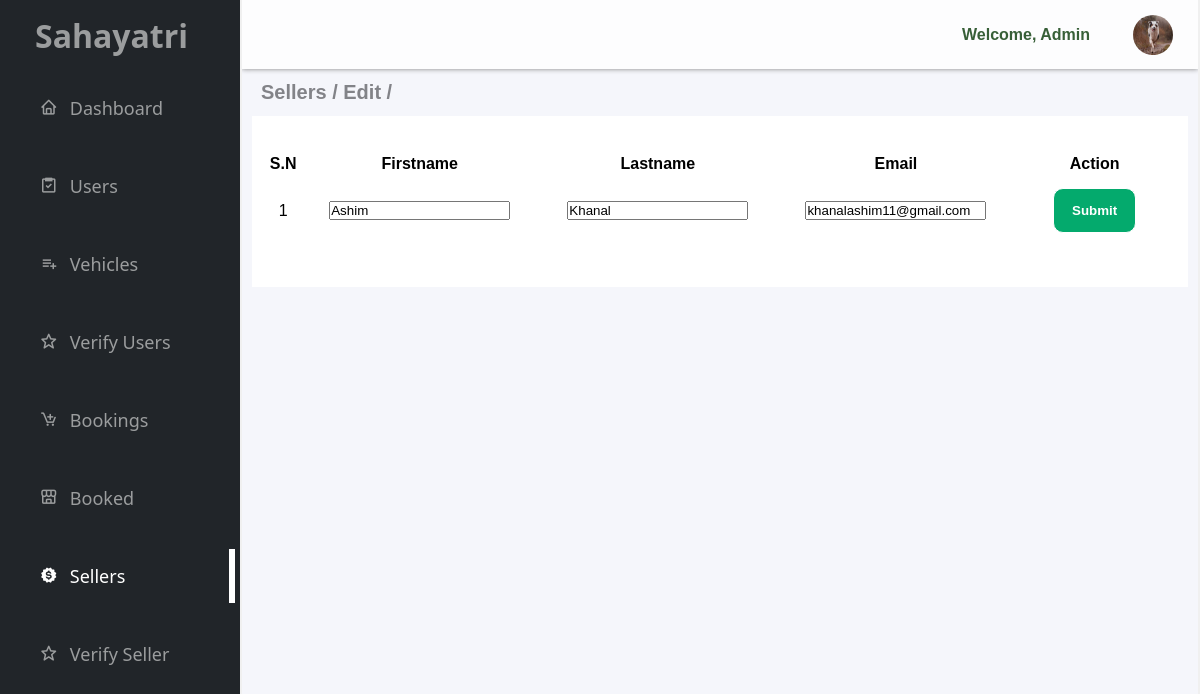
/sahafront/sahaback/seller_edit.php?edit_id=1, run on the app's committed database.
### tables this page shows
CREATE TABLE `seller` (
  `s_id` int(11) NOT NULL,
  `verify_request` varchar(12) NOT NULL,
  `seller_verify` tinyint(12) NOT NULL,
  `firstname` varchar(50) NOT NULL,
  `lastname` varchar(50) NOT NULL,
  `email` varchar(100) NOT NULL,
  `password` varchar(100) NOT NULL,
  `veh_category` int(100) NOT NULL,
  `front_img` varchar(255) NOT NULL,
  `back_img` varchar(255) NOT NULL
);

### sahafront/sahaback/seller_edit.php (the view, shortened to what this page needs)
<!DOCTYPE html>
<html lang="en">
<head>
    <link rel="stylesheet" href="style/style.css">
    <link rel="stylesheet" href="style/dashboard.css">
    <link rel="stylesheet" href="style/users.css">
    <link rel="stylesheet" href="style/vehicle.css">
    <link rel="stylesheet" href="style/bookings.css">
    <link href='https://unpkg.com/boxicons@2.1.4/css/boxicons.min.css' rel='stylesheet'>
</head>
<body>
    <div class="container">
        <div class="sidebar">
            <h1>Sahayatri
            </h1>
            <ul>
                <a href="dashboard.php">
                    <li><i class='bx bx-home'></i>Dashboard</li>
                </a>
                <a href="users.php">
                    <li><i class='bx bx-task'></i>Users</li>
                </a>
                <a href="vehicle.php">
                    <li><i class='bx bx-list-plus'></i>Vehicles</li>
                </a>
                <a href="verify_request.php">
                    <li><i class='bx bx-star'></i>Verify Users</li>
                </a>
                <a href="bookings.php">
                    <li><i class='bx bx-cart-add'></i>Bookings</li>
                </a>
                <a href="booked_vehicles.php">
                    <li><i class='bx bx-store-alt'></i>Booked</li>
                </a>
                <a href="sellers.php">
                    <li id="active"><i class='bx bxs-badge-dollar'></i>Sellers</li>
                </a>
                <a href="verify_seller.php">
                    <li><i class='bx bx-star'></i>Verify Seller</li>
                </a>
            </ul>
        </div>
        <div class="main">
            <div class="vehicle">
                <div class="nav_search">
                    <p>Welcome, Admin</p>
                    <div class="profile_image">
                        <img height="40px" width="40px" src="../profile.jpg" alt="img">
                    </div>
                </div>
                <h1>Sellers / Edit /</h1>
                <div class="vehicle_info">
                    <?php
                    $servername = "localhost";
                    $username = "root";
                    $password = "";
                    $database = "mydb";
                    $conn = new mysqli($servername, $username, $password, $database);
                    ?>
                    <div class='vehicle_container'>
                        <table class='table'>
                            <thead>
                                <tr>
                                    <td scope="col">S.N</td>
                                    <td scope="col">Firstname</td>
                                    <td scope="col">Lastname</td>
                                    <td scope="col">Email</td>
                                    <td scope="col">Action</td>
                                </tr>
                            </thead>
                            <tbody>
                                <?php
                                $id = $_GET['edit_id'];
                                $query = "SELECT * FROM seller WHERE s_id=$id";
                                $result = $conn->query($query);
                                if ($result->num_rows > 0) {
                                    while ($row = $result->fetch_assoc()) {
                                        echo "<form action='seller_edit_process.php?edit_id=" . $id . "' method='post'>";
                                        echo "<tr>";
                                        echo "<td>" . $row['s_id'] . "</td>";
                                        echo "<td><input type='text' name='firstname' value='" . $row['firstname'] . "'></td>";
                                        echo "<td><input type='text' name='lastname' value='" . $row['lastname'] . "'></td>";
                                        echo "<td><input type='email' name='email' value='" . $row['email'] . "'></td>";
                                        echo "<td id='action'><a href=''><button>Submit</button></a>";
                                        echo "</tr></form>";
                                    }
                                }
                                ?>
                            </tbody>
                        </table>
                    </div>
                </div>
            </div>
        </div>
    </div>
</body>
</html>

### sahafront/sahaback/style/style.css (style rules this page uses)
* { margin: 0; padding: 0; }
i { margin-right: 12px; }
.profile_image { cursor: pointer; }
.nav_search { display: flex; flex-direction: row; align-items: center; justify-content: right; gap: 20px; background-color: #ffffffc7; box-shadow: 0px 0px 5px 0px gray; padding: 10px 25px; }
.nav_search p { color: rgba(19, 66, 19, 0.849); margin-top: auto; margin-bottom: auto; font-weight: 600; font-family: 'Franklin Gothic Medium', 'Arial Narrow', Arial, sans-serif; }
.nav_search img { border-radius: 50%; margin-left: 23px; margin-top: 5px; }
.container { display: grid; grid-template-columns: 1fr 4fr; height: 100vh; }
.sidebar { color: #9b9d9e; background-color: #212529; }
.sidebar ul { text-align: left; width: 96%; margin-left: auto; margin-right: auto; }
.sidebar ul a { color: #9b9d9e; text-decoration: none; }
.sidebar h1 { color: #9b9d9e; text-align: left; margin-top: 14px; font-family: 'Segoe UI', Tahoma, Geneva, Verdana, sans-serif; width: 96%; margin-left: 35px; }
.sidebar li { list-style: none; font-size: 18px; margin-top: 24px; margin-left: 35px; font-family: 'Segoe UI', Tahoma, Geneva, Verdana, sans-serif; padding-top: 15px; padding-bottom: 15px; }
#active { color: #ffffff; border-right: 6px solid #ffffff ; }
.main { overflow-y: scroll; border-right: 2px solid #F0F0F0; border-left: 2px solid #F0F0F0; background-color: #f5f6fb; }
.vehicle { width: 100%; height: 100vh; margin-left: auto; margin-right: auto; }
.vehicle h1 { font-family: 'Segoe UI', Tahoma, Geneva, Verdana, sans-serif; color: #404145a2; font-family: 'Franklin Gothic Medium', 'Arial Narrow', Arial, sans-serif; margin-top: 12px; margin-bottom: 12px; margin-left: 19px; font-size: 20px; }
.vehicle_info { display: grid; grid-template-columns: repeat(3,1fr); gap: 10px; background-color: white; width: 98%; margin-left: auto; margin-right: auto; }
.vehicle_container { width: 280px; height: 280px; cursor: pointer; padding: 39px 8px; margin-left: 14px; border-radius: 8px; margin-top: 12px; border: none; }

### sahafront/sahaback/style/dashboard.css (style rules this page uses)
.vehicle_container { display: grid; grid-template-columns: auto auto; width: 90%; margin-left: auto; margin-right: auto; }
.vehicle_info { display: block; height: 380px; }

### sahafront/sahaback/style/users.css (style rules this page uses)
.table { width: 100%; border: 0px solid gray; text-align: center; font-family: Arial, Helvetica, sans-serif; border-collapse: collapse; }
.vehicle_info { display: block; gap: 10px; background-color: white; width: 98%; margin-left: auto; margin-right: auto; }
.vehicle_container { margin-left: auto; margin-right: auto; width: 97%; display: block; height: 280px; cursor: pointer; padding: 39px 8px; border-radius: 8px; margin-top: 12px; border: none; }
#action { display: flex; flex-direction: row; justify-content: center; text-align: center; color: white; padding: 14px 18px; border-radius: 10px; font-family: Arial, Helvetica, sans-serif; border: 1px solid ; cursor: pointer; font-weight: 600; }
td button { text-align: center; color: white; padding: 14px 18px; border-radius: 10px; font-family: Arial, Helvetica, sans-serif; border: 1px solid ; cursor: pointer; font-weight: 600; background-color: #04aa6d; }

### sahafront/sahaback/style/vehicle.css (style rules this page uses)
.vehicle_info { display: block; grid-template-columns: repeat(3,1fr); gap: 10px; background-color: white; width: 98%; height: auto; margin-left: auto; margin-right: auto; }
.vehicle_container { margin-left: auto; margin-right: auto; width: 97%; display: block; height: auto; cursor: pointer; padding: 39px 8px; border-radius: 8px; margin-top: 12px; border: none; }

### sahafront/sahaback/style/bookings.css (style rules this page uses)
thead td { font-weight: 700; }

### data on the page
seller: s_id "1", firstname "Ashim", lastname "Khanal", email "khanalashim11@gmail.com"
